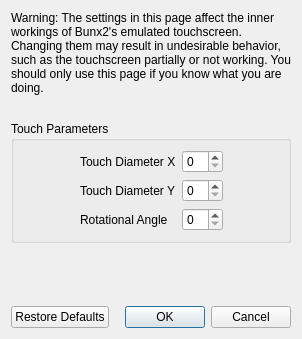
<?xml version="1.0" encoding="UTF-8"?>
<ui version="4.0">
 <class>ConfigureTouchscreenAdvanced</class>
 <widget class="QDialog" name="ConfigureTouchscreenAdvanced">
  <property name="geometry">
   <rect>
    <x>0</x>
    <y>0</y>
    <width>298</width>
    <height>339</height>
   </rect>
  </property>
  <property name="windowTitle">
   <string>Configure Touchscreen</string>
  </property>
  <layout class="QVBoxLayout" name="verticalLayout">
   <item>
    <widget class="QLabel" name="label_2">
     <property name="minimumSize">
      <size>
       <width>280</width>
       <height>0</height>
      </size>
     </property>
     <property name="text">
      <string>Warning: The settings in this page affect the inner workings of Bunx2's emulated touchscreen. Changing them may result in undesirable behavior, such as the touchscreen partially or not working. You should only use this page if you know what you are doing.</string>
     </property>
     <property name="wordWrap">
      <bool>true</bool>
     </property>
    </widget>
   </item>
   <item>
    <spacer name="verticalSpacer_2">
     <property name="orientation">
      <enum>Qt::Vertical</enum>
     </property>
     <property name="sizeType">
      <enum>QSizePolicy::Fixed</enum>
     </property>
     <property name="sizeHint" stdset="0">
      <size>
       <width>20</width>
       <height>20</height>
      </size>
     </property>
    </spacer>
   </item>
   <item>
    <widget class="QGroupBox" name="gridGroupBox">
     <property name="title">
      <string>Touch Parameters</string>
     </property>
     <layout class="QGridLayout" name="gridLayout">
      <item row="0" column="0">
       <spacer name="horizontalSpacer">
        <property name="orientation">
         <enum>Qt::Horizontal</enum>
        </property>
        <property name="sizeHint" stdset="0">
         <size>
          <width>40</width>
          <height>20</height>
         </size>
        </property>
       </spacer>
      </item>
      <item row="1" column="1">
       <widget class="QLabel" name="label_4">
        <property name="text">
         <string>Touch Diameter Y</string>
        </property>
       </widget>
      </item>
      <item row="0" column="3">
       <spacer name="horizontalSpacer_2">
        <property name="orientation">
         <enum>Qt::Horizontal</enum>
        </property>
        <property name="sizeHint" stdset="0">
         <size>
          <width>40</width>
          <height>20</height>
         </size>
        </property>
       </spacer>
      </item>
      <item row="0" column="1">
       <widget class="QLabel" name="label_3">
        <property name="text">
         <string>Touch Diameter X</string>
        </property>
       </widget>
      </item>
      <item row="2" column="1">
       <widget class="QLabel" name="label_5">
        <property name="text">
         <string>Rotational Angle</string>
        </property>
       </widget>
      </item>
      <item row="0" column="2">
       <widget class="QSpinBox" name="diameter_x_box"/>
      </item>
      <item row="1" column="2">
       <widget class="QSpinBox" name="diameter_y_box"/>
      </item>
      <item row="2" column="2">
       <widget class="QSpinBox" name="angle_box"/>
      </item>
     </layout>
    </widget>
   </item>
   <item>
    <spacer name="verticalSpacer">
     <property name="orientation">
      <enum>Qt::Vertical</enum>
     </property>
     <property name="sizeHint" stdset="0">
      <size>
       <width>20</width>
       <height>40</height>
      </size>
     </property>
    </spacer>
   </item>
   <item>
    <layout class="QHBoxLayout" name="horizontalLayout">
     <item>
      <widget class="QPushButton" name="restore_defaults_button">
       <property name="text">
        <string>Restore Defaults</string>
       </property>
      </widget>
     </item>
     <item>
      <widget class="QDialogButtonBox" name="buttonBox">
       <property name="standardButtons">
        <set>QDialogButtonBox::Cancel|QDialogButtonBox::Ok</set>
       </property>
      </widget>
     </item>
    </layout>
   </item>
  </layout>
 </widget>
 <resources/>
 <connections>
  <connection>
   <sender>buttonBox</sender>
   <signal>accepted()</signal>
   <receiver>ConfigureTouchscreenAdvanced</receiver>
   <slot>accept()</slot>
  </connection>
  <connection>
   <sender>buttonBox</sender>
   <signal>rejected()</signal>
   <receiver>ConfigureTouchscreenAdvanced</receiver>
   <slot>reject()</slot>
   </connection>
 </connections>
</ui>
